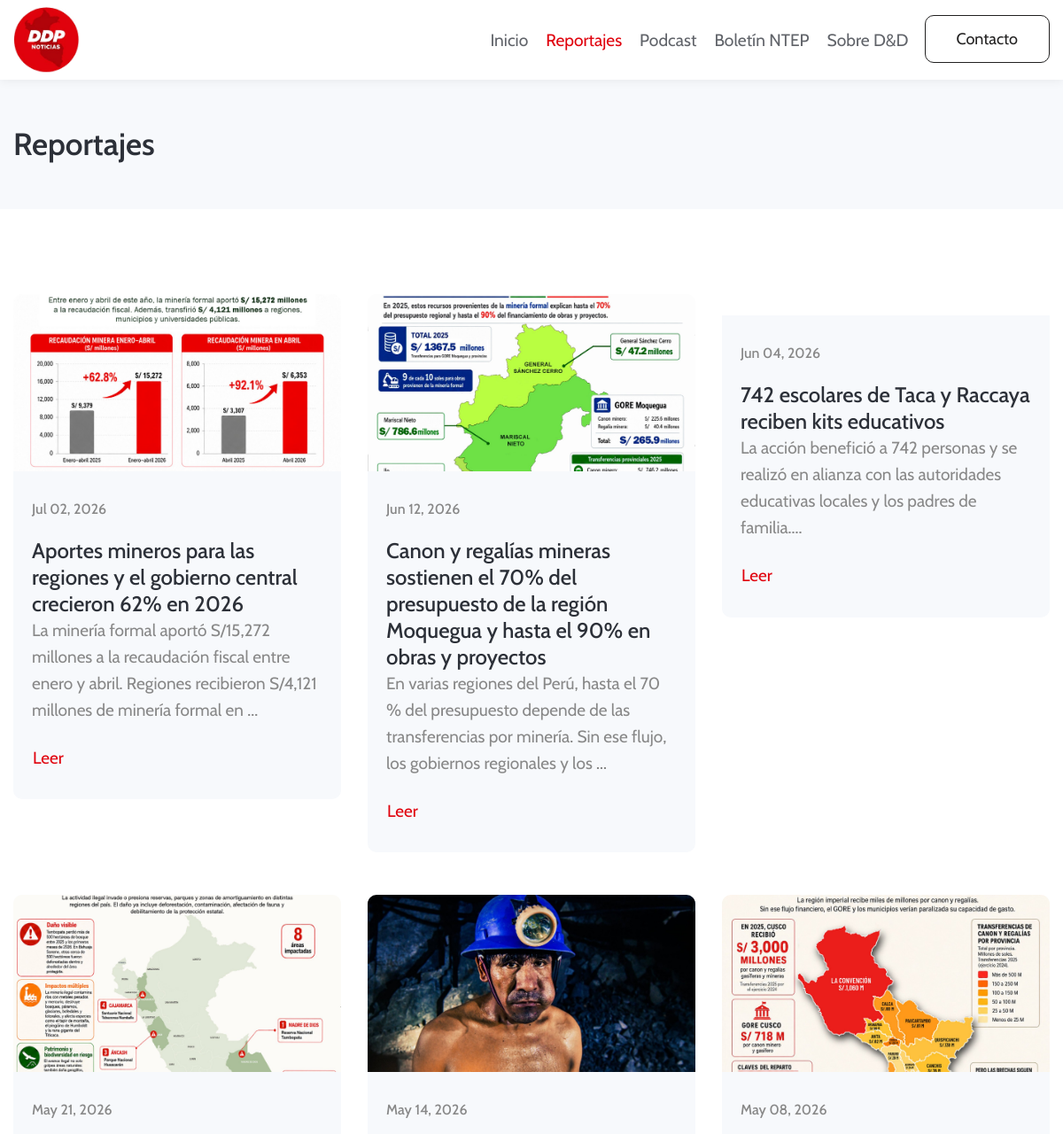
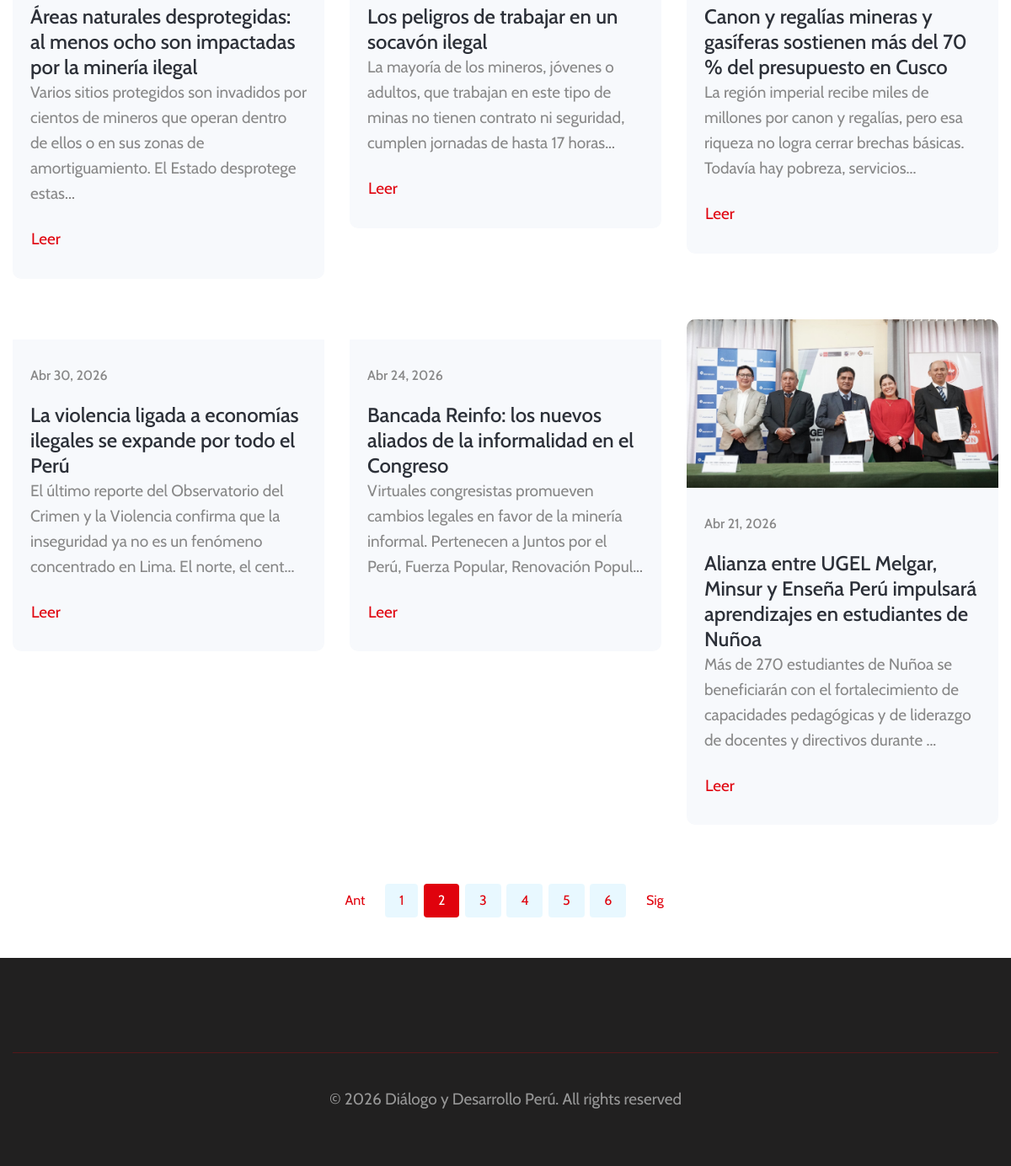
Screenshot of /front/reportajes.php?pagina=2 with the database file from the repository (2 pictures, top to bottom).
### tables this page shows
CREATE TABLE `reportajes` (
  `reportaje_id` int(11) NOT NULL AUTO_INCREMENT,
  `titulo` varchar(255) NOT NULL,
  `resumen_corto` text DEFAULT NULL,
  `desarrollo` text DEFAULT NULL,
  `foto_portada_url` varchar(500) DEFAULT NULL,
  `archivo_pdf_url` varchar(500) DEFAULT NULL,
  `fecha_publicacion` date DEFAULT NULL,
  `activo` tinyint(1) NOT NULL DEFAULT 1,
  `estado` varchar(12) NOT NULL DEFAULT 'publicado',
  `es_destacado` tinyint(1) DEFAULT 0,
  `autor_id` int(11) NOT NULL,
  `usuario_id` int(11) NOT NULL,
  `created_at` timestamp NOT NULL DEFAULT current_timestamp(),
  `updated_at` timestamp NOT NULL DEFAULT current_timestamp() ON UPDATE current_timestamp(),
  PRIMARY KEY (`reportaje_id`),
  KEY `autor_id` (`autor_id`),
  KEY `usuario_id` (`usuario_id`),
  CONSTRAINT `reportajes_ibfk_1` FOREIGN KEY (`autor_id`) REFERENCES `autores` (`autor_id`) ON UPDATE CASCADE,
  CONSTRAINT `reportajes_ibfk_2` FOREIGN KEY (`usuario_id`) REFERENCES `usuarios` (`user_id`) ON UPDATE CASCADE
);

### front/conexion.php (called while the page is built, shortened)
<?php
function e($v) {
    return htmlspecialchars((string)$v, ENT_QUOTES, 'UTF-8');
}
function fecha_bonita($fecha) {
    $meses = ['Ene','Feb','Mar','Abr','May','Jun','Jul','Ago','Sep','Oct','Nov','Dic'];
    $t = strtotime($fecha);
    return $meses[(int)date('m', $t)-1] . ' ' . date('d', $t) . ', ' . date('Y', $t);
}

### front/reportajes.php (the view, shortened to what this page needs)
<?php require_once 'conexion.php';
$porPagina = 9;
$pagina = max(1, (int)($_GET['pagina'] ?? 1));
$offset = ($pagina - 1) * $porPagina;
$total = (int) $pdo->query("SELECT COUNT(*) FROM reportajes WHERE activo = 1 AND estado = 'publicado'")->fetchColumn();
$paginas = max(1, (int) ceil($total / $porPagina));
$stmt = $pdo->prepare(
    "SELECT r.*, CONCAT(a.nombre,' ',a.apellidos) AS autor,
            COALESCE(NULLIF(r.foto_portada_url,''),
                     (SELECT url_foto FROM reportajes_fotos WHERE reportaje_id = r.reportaje_id AND es_principal = 1 AND activo = 1 LIMIT 1),
                     'assets/images/video.jpg') AS foto
     FROM reportajes r
     LEFT JOIN autores a ON a.autor_id = r.autor_id
     WHERE r.activo = 1 AND r.estado = 'publicado'
     ORDER BY r.fecha_publicacion DESC
     LIMIT ? OFFSET ?"
);
$stmt->execute([$porPagina, $offset]);
$reportajes = $stmt->fetchAll();
?>
<!doctype html>
<html lang="es">
  <head>
    <link rel="stylesheet" href="assets/css/style-starter.css">
  </head>
  <body>
<header id="site-header" class="fixed-top">
  <div class="container">
      <nav class="navbar navbar-expand-lg stroke">
      <a class="navbar-brand" href="index.php">
          <img src="assets/images/logo.png" alt="Your logo" title="Your logo" style="height:75px;" />
      </a>
          <div class="collapse navbar-collapse" id="navbarTogglerDemo02">
              <ul class="navbar-nav ml-auto">
                  <li class="nav-item"><a class="nav-link" href="index.php">Inicio</a></li>
                  <li class="nav-item active"><a class="nav-link" href="reportajes.php">Reportajes <span class="sr-only">(current)</span></a></li>
                  <li class="nav-item"><a class="nav-link" href="podcasts.php">Podcast</a></li>
                  <li class="nav-item"><a class="nav-link" href="boletines.php">Boletín NTEP</a></li>
                  <li class="nav-item"><a class="nav-link" href="contact.php">Sobre D&D</a></li>
                  <li class="ml-2"><a href="contact.php" class="btn btn-style btn-outline-secondary">Contacto</a></li>
              </ul>
          </div>
      </nav>
  </div>
</header>
<section class="breadcrumb-area py-sm-5 py-4">
    <div class="container">
        <div class="row"><div class="col-md-12">
            <div class="breadcrumb-contents"><h2 class="title-big">Reportajes</h2></div>
        </div></div>
    </div>
</section>
<section class="grids-block-5 py-5">
    <div class="container">
        <div class="row">
            <?php foreach ($reportajes as $r) : ?>
            <div class="col-lg-4 col-md-6 grids5-info mt-5">
                <a href="reportaje.php?id=<?= (int)$r['reportaje_id'] ?>" class="d-block"><img src="<?= e($r['foto']) ?>" alt="" class="img-fluid" /></a>
                <div class="blog-info">
                    <h5><?= fecha_bonita($r['fecha_publicacion']) ?></h5>
                    <h4><a href="reportaje.php?id=<?= (int)$r['reportaje_id'] ?>" class="d-block"><?= e($r['titulo']) ?></a></h4>
                    <p><?= e(substr($r['resumen_corto'], 0, 150)) ?>...</p>
                    <a href="reportaje.php?id=<?= (int)$r['reportaje_id'] ?>" class="btn mt-4 p-0">Leer <span class="fa fa-arrow-right"></span></a>
                </div>
            </div>
            <?php endforeach; ?>
        </div>
        <?php if ($paginas > 1) : ?>
        <div class="pagination">
            <ul>
                <?php if ($pagina > 1) : ?>
                <li class="prev"><a href="reportajes.php?pagina=<?= $pagina - 1 ?>">Ant</a></li>
                <?php endif; ?>
                <?php for ($p = 1; $p <= $paginas; $p++) : ?>
                <li><a href="reportajes.php?pagina=<?= $p ?>" class="<?= $p === $pagina ? 'active' : '' ?>"><?= $p ?></a></li>
                <?php endfor; ?>
                <?php if ($pagina < $paginas) : ?>
                <li class="next"><a href="reportajes.php?pagina=<?= $pagina + 1 ?>">Sig</a></li>
                <?php endif; ?>
            </ul>
        </div>
        <?php endif; ?>
    </div>
</section>
<section class="w3l-footer-29-main py-5" id="footer">
  <div class="footer-29 py-md-3">
    <div class="container">
      <div class="bottom-copies text-center">
        <p class="copy-footer-29">&copy; 2026 Diálogo y Desarrollo Perú. All rights reserved</p>
      </div>
    </div>
  </div>
</section>
</body>
</html>

### rows the page displays
reportajes: shows a picture, fecha_publicacion "Jul 02, 2026", titulo "Aportes mineros para las regiones y el gobierno central crecieron 62% en 2026", resumen_corto "La minería formal aportó S/15,272 millones a la recaudación fiscal entre enero y abril. Regiones recibieron S/4,121 millones de minería formal en"
reportajes: shows a picture, fecha_publicacion "Jun 12, 2026", titulo "Canon y regalías mineras sostienen el 70% del presupuesto de la región Moquegua y hasta el 90% en obras y proyectos", resumen_corto "En varias regiones del Perú, hasta el 70 % del presupuesto depende de las transferencias por minería. Sin ese flujo, los gobiernos regionales y los"
reportajes: fecha_publicacion "Jun 04, 2026", titulo "742 escolares de Taca y Raccaya reciben kits educativos", resumen_corto "La acción benefició a 742 personas y se realizó en alianza con las autoridades educativas locales y los padres de familia."
reportajes: shows a picture, fecha_publicacion "May 21, 2026", titulo "Áreas naturales desprotegidas: al menos ocho son impactadas por la minería ilegal", resumen_corto "Varios sitios protegidos son invadidos por cientos de mineros que operan dentro de ellos o en sus zonas de amortiguamiento. El Estado desprotege estas"
reportajes: shows a picture, fecha_publicacion "May 14, 2026", titulo "Los peligros de trabajar en un socavón ilegal", resumen_corto "La mayoría de los mineros, jóvenes o adultos, que trabajan en este tipo de minas no tienen contrato ni seguridad, cumplen jornadas de hasta 17 horas"
reportajes: shows a picture, fecha_publicacion "May 08, 2026", titulo "Canon y regalías mineras y gasíferas sostienen más del 70 % del presupuesto en Cusco", resumen_corto "La región imperial recibe miles de millones por canon y regalías, pero esa riqueza no logra cerrar brechas básicas. Todavía hay pobreza, servicios"
reportajes: fecha_publicacion "Abr 30, 2026", titulo "La violencia ligada a economías ilegales se expande por todo el Perú", resumen_corto "El último reporte del Observatorio del Crimen y la Violencia confirma que la inseguridad ya no es un fenómeno concentrado en Lima. El norte, el cent"
reportajes: fecha_publicacion "Abr 24, 2026", titulo "Bancada Reinfo: los nuevos aliados de la informalidad en el Congreso", resumen_corto "Virtuales congresistas promueven cambios legales en favor de la minería informal. Pertenecen a Juntos por el Perú, Fuerza Popular, Renovación Popul"
reportajes: shows a picture, fecha_publicacion "Abr 21, 2026", titulo "Alianza entre UGEL Melgar, Minsur y Enseña Perú impulsará aprendizajes en estudiantes de Nuñoa", resumen_corto "Más de 270 estudiantes de Nuñoa se beneficiarán con el fortalecimiento de capacidades pedagógicas y de liderazgo de docentes y directivos durante"
